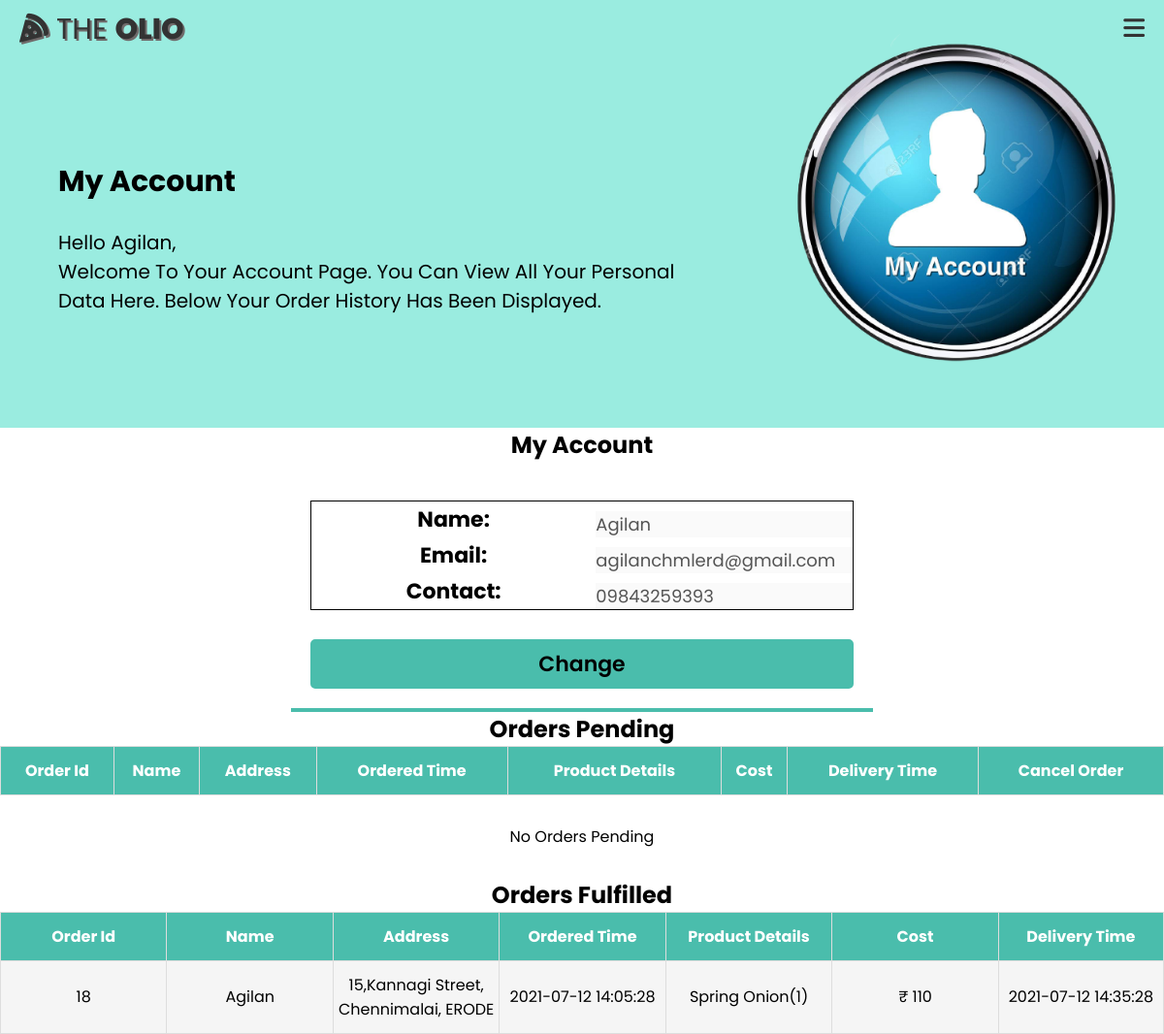
/HTML/history.php (signed in), run on the app's committed database.
### tables this page shows
CREATE TABLE `registration` (
  `id` int(11) NOT NULL,
  `username` varchar(255) NOT NULL,
  `email` varchar(255) NOT NULL,
  `phoneno` varchar(255) NOT NULL,
  `password` varchar(255) NOT NULL
);

CREATE TABLE `order_history` (
  `order_id` int(11) NOT NULL,
  `customer_name` varchar(255) NOT NULL,
  `email_id` varchar(255) NOT NULL,
  `contact` bigint(20) NOT NULL,
  `delivery_address` varchar(400) NOT NULL,
  `order_details` varchar(255) NOT NULL,
  `total_cost` varchar(255) NOT NULL,
  `ordered_time` varchar(255) NOT NULL,
  `delivery_time` varchar(255) NOT NULL
);

### HTML/history.php (the view, shortened to what this page needs)
<?php
include 'config.php';
?>
<!DOCTYPE html>
<html lang="en">
<head>
    <link rel='stylesheet' href='../CSS/history.css?v=<?php echo time();?>'>
</head>
<body>
<header class='header'>
        <div class='title'>
            <a class='logo' href=''><i class='fas fa-pizza-slice'></i> The <span class='logotitle'>Olio</span></a>
        </div>
            <label for='menu-bar'><i class='fas fa-bars'></i></label>
    </header>
    <section class="headersection">
    <div class="headercontent">
            <h3>My account</h3>
            <br>
            <p>Hello <?php echo $_SESSION['username']?>,<br>welcome to your account page. you can view all your personal data here. below your order history has been displayed.</p>
        </div>
        <div class="image">
            <img src="../image/account.png" alt="">
        </div>
    </section>
<section>
<div class="container">
        <h1>My account</h1>
<?php
        $sql = "SELECT * FROM registration WHERE email='$_SESSION[email]'";
        $result = mysqli_query($conn, $sql);
        while($row=mysqli_fetch_array($result))
        {
            if(!isset($_POST['change']))
            {
                echo"
                <form method='post' action='#'>
                <table class='myaccounttable'>
                    <tr>
                        <td>
                            <label> Name:</label>
                        </td>
                        <td>
                            <input type='text' name='Username' value='$row[username]' disabled>
                        </td>
                    </tr>
                    <tr>
                        <td>
                            <label>email:</label>
                        </td>
                        <td>
                            <input type='email' name='Email' value='$row[email]' disabled>
                        </td>
                    </tr>
                    <tr>
                        <td>
                            <label>contact:</label>
                        </td>
                        <td>
                            <input type='tel' name='Phoneno' value='$row[phoneno]' disabled>
                        </td>
                    </tr>
                </table>
                <button name='change' class='btn'>change </button>
                <input type='hidden' name='Username' value='$row[username]'>
                <input type='hidden' name='Email' value='$row[email]'>
                <input type='hidden' name='Phoneno' value='$row[phoneno]'>
            </form>
        ";
        }
    }
        ?>
</div>
  <?php
  $current=date('Y-m-d H:i:s',strtotime('+ 3hours + 30 minutes'));
  $sql="SELECT * FROM order_history WHERE delivery_time>'{$current}' AND email_id='$_SESSION[email]' ORDER BY ordered_time DESC";
  $result=mysqli_query($conn,$sql);
  echo "<h1>Orders Pending</h1>
  <table class='table'>
        <tr>
            <th>Order Id</th>
            <th>Name</th>
            <th>Address</th>
            <th>ordered time</th>
            <th>Product Details</th>
            <th>Cost</th>
            <th>delivery time</th>
            <th>Cancel Order</th>
        </tr>";
    echo "</table>";
    if(mysqli_num_rows($result)==0)
    {
        echo "<div class='emptytable'><p>No orders pending</p></div>";
    }
    $current=date('Y-m-d H:i:s',strtotime('+ 3hours + 30 minutes'));
    $sql="SELECT * FROM order_history WHERE delivery_time<'{$current}' AND email_id='$_SESSION[email]' ORDER BY ordered_time DESC";
    $result=mysqli_query($conn,$sql);
    echo "<h1>Orders Fulfilled</h1>
    <table class='table' id='table2'>
        <tr>
            <th>Order Id</th>
            <th>Name</th>
            <th>Address</th>
            <th>ordered time</th>
            <th>Product Details</th>
            <th>Cost</th>
            <th>Delivery time</th>
        </tr>";
    while($row=mysqli_fetch_array($result))
    {
        echo "
        <tr>
            <td data-label='Order Id'>$row[order_id]</td>
            <td data-label='Name'>$row[customer_name]</td>
            <td data-label='Address'>$row[delivery_address]</td>
            <td data-label='ordered time'>$row[ordered_time]</td>
            <td data-label='Product Details'>$row[order_details]</td>
            <td data-label='Cost'>₹ $row[total_cost]</td>
          <td data-label='Delivery time'>$row[delivery_time]</td>
        </tr>
    ";
    }
    echo "</table>";
  ?>
  </section>
</body>
</html>

### CSS/history.css (style rules this page uses)
* { margin:0; padding :0; box-sizing:border-box; text-decoration:none; text-transform:capitalize; font-family: 'Poppins', sans-serif; }
body { min-height:100vh; }
.header { position:fixed; top:0; left:0; right:0; background-color: rgba(255,255,255,0); padding:0px 2%; display: flex; align-items: center; justify-content: space-between; z-index: 1000; height:60px; }
.header .logo { font-size:30px; color:#333 ; text-transform: uppercase; text-shadow: 2px 2px rgb(112, 107, 107); }
.header .logo .logotitle { font-weight:800; text-transform: uppercase; text-shadow: 2px 2px rgb(112, 107, 107); font-size:30px; }
.header label { font-size: 25px; color:#333; cursor: pointer; display:none; }
@media (max-width:1200px) { .header { padding:20px; } }
@media (max-width:1200px) { .header label { display: initial; } }
.headersection { display: flex; flex-wrap: wrap; gap:1.5rem; align-items: center; background:#9aece0; z-index:-2; }
.headersection .headercontent { flex:1 1 40rem; padding: 50px 50px 0 60px; }
.headercontent p { font-weight: 400; font-size: 20px; }
.headersection .image { flex:1 1 20rem; height:auto; }
.headercontent h3 { font-size:30px; }
.headersection .image img { width:100%; padding:1rem; }
section h1 { text-align: center; }
.emptytable { padding:30px; text-align: center; }
table { width:100%; border-collapse:collapse; }
.table td,.table th { padding:12px 0px; border:1px solid #ddd; text-align:center; }
table td { width:12.5%; }
#table2 td { width:14.3%; }
.table th { background-color: #4abdac; color:#fff; }
.table tbody tr:nth-child(even) { background-color: #f5f5f5; }
.container { height:auto; width:50%; margin-right: auto; margin-left: auto; border-bottom: 4px solid #4abdac; }
.container form { margin-top:20px; padding:20px; }
.container form input { border:none; outline:none; width:100%; margin-top:10px; font-size:18px; font-weight:400; }
.container form label { font-size: 22px; font-weight: 700; }
.container form table { border:1px solid black; }
.container form input[type=email] { text-transform:lowercase; }
.container form button { margin-top:30px; padding:7px 0; width:100%; background-color: #4abdac; font-size:22px; font-weight: 600; border:2px solid #4abdac; border-radius: 5px; }
.myaccounttable { border: 1px; text-align: center; }

### data on the page
registration: Username "Agilan", Email "agilanchmlerd@gmail.com", Phoneno "09843259393"
order_history: order_id "18", customer_name "Agilan", delivery_address "15,kannagi Street, Chennimalai, ERODE", ordered_time "2021-07-12 14:05:28", order_details "Spring Onion(1)", total_cost "110", delivery_time "2021-07-12 14:35:28"

### other printed values
$_SESSION['username'] "Agilan"
